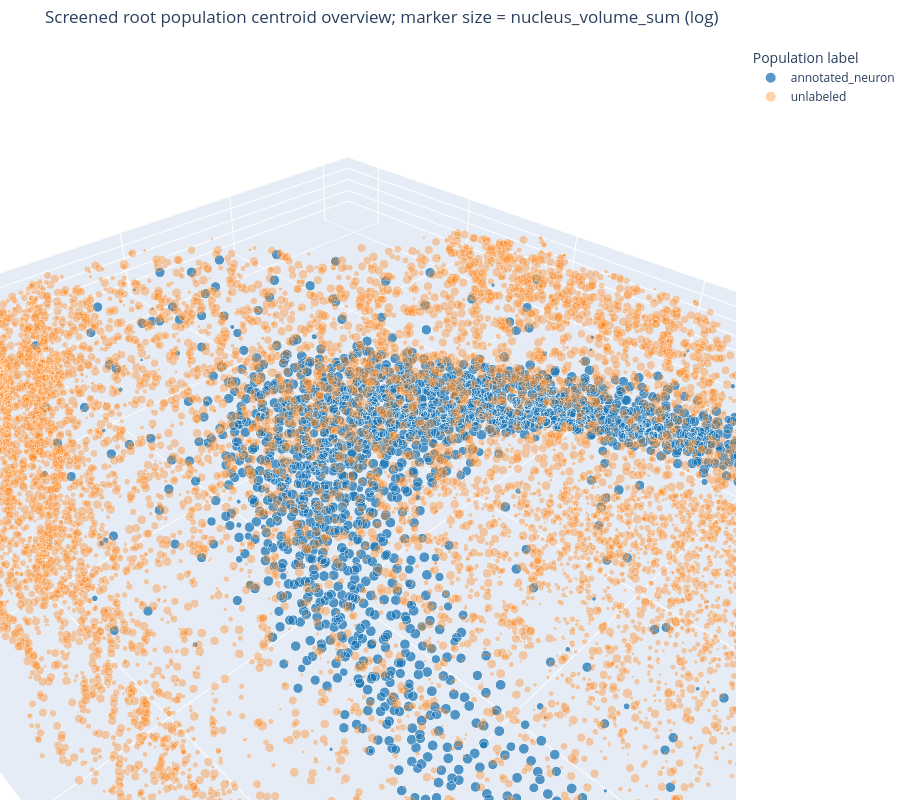

Notebook code cell kept with this figure:
### Code cell
import plotly.graph_objects as go

population_plot_order = ['annotated_neuron', 'unlabeled']
population_plot_colors = {
    'annotated_neuron': '#1f77b4',
    'unlabeled': '#ff7f0e',
}
population_marker_opacity = {
    'annotated_neuron': 0.75,
    'unlabeled': 0.35,
}

nucleus_volume_size_transform = 'log'
nucleus_volume_marker_size_min = 2.0
nucleus_volume_marker_size_max = 12.0

def transform_nucleus_volume_for_marker_size(values, method):
    values = pd.to_numeric(values, errors='coerce').astype(float)
    method = method.lower() if isinstance(method, str) else method

    if method is None:
        transformed_values = values
    elif method in ['log', 'log10']:
        transformed_values = np.log10(values.where(values > 0))
    elif method == 'log1p':
        transformed_values = np.log1p(values.clip(lower=0))
    elif method == 'sqrt':
        transformed_values = np.sqrt(values.clip(lower=0))
    elif method in ['cuberoot', 'cube_root']:
        transformed_values = np.cbrt(values.clip(lower=0))
    elif method == 'rank':
        transformed_values = values.rank(pct=True)
    else:
        raise ValueError(
            "nucleus_volume_size_transform must be one of "
            "None, 'log', 'log10', 'log1p', 'sqrt', 'cuberoot', or 'rank'."
        )

    return transformed_values.replace([np.inf, -np.inf], np.nan)

nucleus_volume_size_values = transform_nucleus_volume_for_marker_size(
    spatial_plot_df['nucleus_volume_sum'],
    nucleus_volume_size_transform,
)
nucleus_volume_size_min = nucleus_volume_size_values.min(skipna=True)
nucleus_volume_size_max = nucleus_volume_size_values.max(skipna=True)

if pd.isna(nucleus_volume_size_min) or nucleus_volume_size_min == nucleus_volume_size_max:
    spatial_plot_df['nucleus_volume_marker_size'] = (
        nucleus_volume_marker_size_min + nucleus_volume_marker_size_max
    ) / 2
else:
    spatial_plot_df['nucleus_volume_marker_size'] = nucleus_volume_marker_size_min + (
        (nucleus_volume_size_values - nucleus_volume_size_min) /
        (nucleus_volume_size_max - nucleus_volume_size_min)
    ) * (nucleus_volume_marker_size_max - nucleus_volume_marker_size_min)
    spatial_plot_df['nucleus_volume_marker_size'] = spatial_plot_df['nucleus_volume_marker_size'].fillna(
        nucleus_volume_marker_size_min
    )

fig = go.Figure()
for population_label in population_plot_order:
    population_df = spatial_plot_df[spatial_plot_df['population_label'] == population_label].copy()
    if population_df.empty:
        continue

    customdata_columns = ['pt_root_id', 'population_label']
    for optional_column in ['nuclei_rows', 'nucleus_volume_sum']:
        if optional_column in population_df.columns:
            customdata_columns.append(optional_column)

    fig.add_trace(
        go.Scatter3d(
            x=population_df['centroid_x_um'],
            y=population_df['centroid_y_um'],
            z=population_df['centroid_z_um'],
            mode='markers',
            name=population_label,
            customdata=population_df[customdata_columns],
            marker={
                'size': population_df['nucleus_volume_marker_size'],
                'opacity': population_marker_opacity.get(population_label, 0.45),
                'color': population_plot_colors.get(population_label, '#666666'),
            },
            hovertemplate=(
                'root_id=%{customdata[0]}<br>'
                'population=%{customdata[1]}<br>'
                'nuclei_rows=%{customdata[2]}<br>'
                'nucleus_volume_sum=%{customdata[3]:.3f}<br>'
                'x=%{x:.2f} um<br>'
                'y=%{y:.2f} um<br>'
                'z=%{z:.2f} um'
                '<extra></extra>'
            ),
        )
    )

fig.update_layout(
    title=f'Screened root population centroid overview; marker size = nucleus_volume_sum ({nucleus_volume_size_transform})',
    scene={
        'xaxis_title': 'x centroid (um; 18 nm voxels)',
        'yaxis_title': 'y centroid (um; 18 nm voxels)',
        'zaxis_title': 'z centroid (um; 45 nm sections)',
        'aspectmode': 'data',
    },
    legend={
        'title': {'text': 'Population label'},
        'itemsizing': 'constant',
    },
    margin={'l': 0, 'r': 0, 'b': 0, 't': 45},
    height=800,
)

fig.show()

### Figure 1 — Plotly figure (JSON) as saved in the notebook; plotly's stock layout.template omitted (floating-point values rounded to 4 significant figures; data arrays with more than 128 entries replaced by an {"elided": "..."} marker saying what was removed)
{"data": [{"customdata": {"elided": "2061x4 mixed values"}, "hovertemplate": "root_id=%{customdata[0]}<br>population=%{customdata[1]}<br>nuclei_rows=%{customdata[2]}<br>nucleus_volume_sum=%{customdata[3]:.3f}<br>x=%{x:.2f} um<br>y=%{y:.2f} um<br>z=%{z:.2f} um<extra></extra>", "marker": {"color": "#1f77b4", "opacity": 0.75, "size": {"elided": "2061 float values"}}, "mode": "markers", "name": "annotated_neuron", "type": "scatter3d", "x": {"elided": "2061 float values"}, "y": {"elided": "2061 float values"}, "z": {"elided": "2061 float values"}}, {"customdata": {"elided": "11799x4 mixed values"}, "hovertemplate": "root_id=%{customdata[0]}<br>population=%{customdata[1]}<br>nuclei_rows=%{customdata[2]}<br>nucleus_volume_sum=%{customdata[3]:.3f}<br>x=%{x:.2f} um<br>y=%{y:.2f} um<br>z=%{z:.2f} um<extra></extra>", "marker": {"color": "#ff7f0e", "opacity": 0.35, "size": {"elided": "11799 float values"}}, "mode": "markers", "name": "unlabeled", "type": "scatter3d", "x": {"elided": "11799 float values"}, "y": {"elided": "11799 float values"}, "z": {"elided": "11799 float values"}}], "layout": {"height": 800, "legend": {"itemsizing": "constant", "title": {"text": "Population label"}}, "margin": {"b": 0, "l": 0, "r": 0, "t": 45}, "scene": {"aspectmode": "data", "xaxis": {"title": {"text": "x centroid (um; 18 nm voxels)"}}, "yaxis": {"title": {"text": "y centroid (um; 18 nm voxels)"}}, "zaxis": {"title": {"text": "z centroid (um; 45 nm sections)"}}}, "title": {"text": "Screened root population centroid overview; marker size = nucleus_volume_sum (log)"}}}
